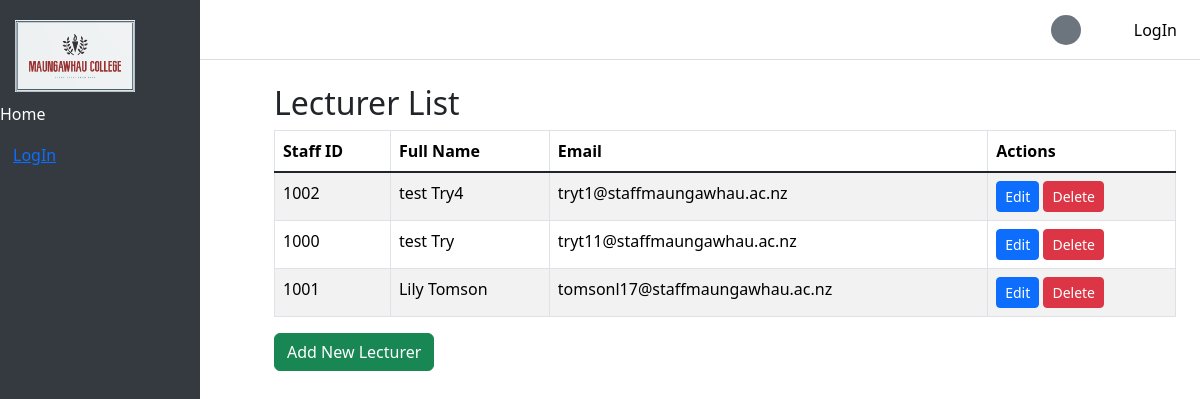
The app's page /lecturers/, older data.
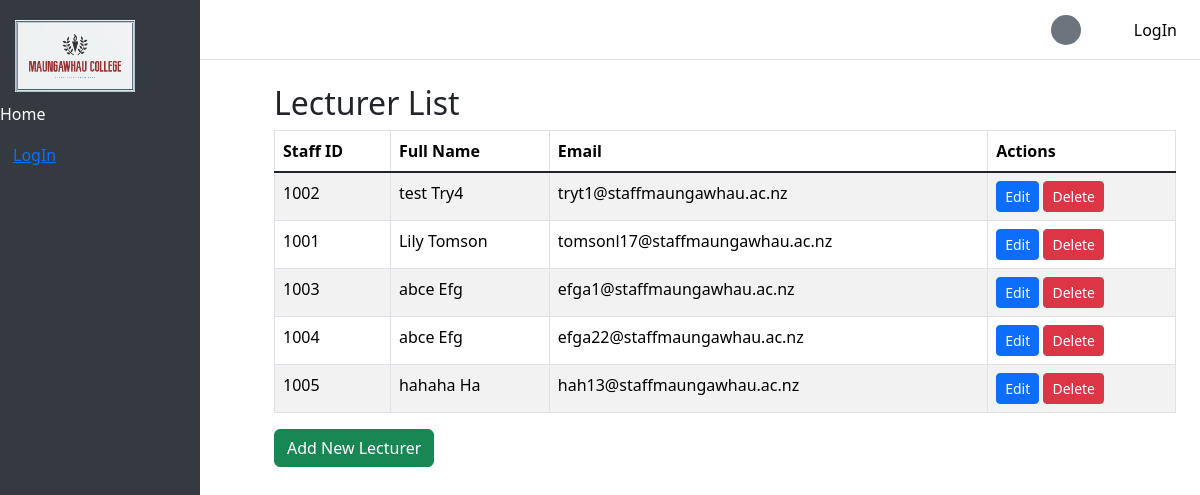
The same page, newer data.
### Maungawhau/models.py (models this page shows, shortened)
class Lecturer(models.Model):
    staff_id = models.IntegerField(unique=True, blank=True, null=True)
    user = models.OneToOneField(User, on_delete=models.CASCADE)
    DOB = models.DateField()
    phone = models.CharField(max_length=20, default='')
    address = models.CharField(max_length=255, default='')

### Maungawhau/views.py (the view)
# urls.py: path('lecturers/', LecturerListView.as_view(), name='lecturer_list'),
class LecturerListView(ListView):
    model = Lecturer
    template_name = 'lecturer_list.html'
    context_object_name = 'lecturers'

### templates/lecturer_list.html (shortened to what this page needs)
{% extends 'base.html' %}
{% block content %} <div class="container mt-4">
        <h2>Lecturer List</h2>
        <table class="table table-striped table-bordered">
            <thead class="thead-dark">
                <tr>
                    <th>Staff ID</th>
                    <th>Full Name</th>
                    <th>Email</th>
                    <th>Actions</th>
                </tr>
            </thead>
            <tbody>
                {% for lecturer in lecturers %}
                    <tr>
                        <td>{{ lecturer.staff_id }}</td>
                        <td>{{ lecturer.user.first_name }} {{ lecturer.user.last_name }}</td>
                        <td>{{ lecturer.user.email }}</td>
                        <td>
                            <a href="{% url 'lecturer_update' lecturer.id %}" class="btn btn-primary btn-sm">Edit</a>
                            <a href="{% url 'lecturer_delete' lecturer.id %}" class="btn btn-danger btn-sm">Delete</a>
                        </td>
                    </tr>
                {% empty %}
                    <tr>
                        <td colspan="6">No lecturers available.</td>
                    </tr>
                {% endfor %}
            </tbody>
        </table>
        <a href="{% url 'lecturer_create' %}" class="btn btn-success">Add New Lecturer</a>
    </div>
{% endblock %}

Row changes from the older to the newer data that the page shows:
removed Lecturer: staff_id "1000", user.first_name "test", user.last_name "Try", user.email "tryt11@staffmaungawhau.ac.nz"
added Lecturer: staff_id "1003", user.first_name "abce", user.last_name "Efg", user.email "efga1@staffmaungawhau.ac.nz"
added Lecturer: staff_id "1004", user.first_name "abce", user.last_name "Efg", user.email "efga22@staffmaungawhau.ac.nz"
added Lecturer: staff_id "1005", user.first_name "hahaha", user.last_name "Ha", user.email "hah13@staffmaungawhau.ac.nz"
